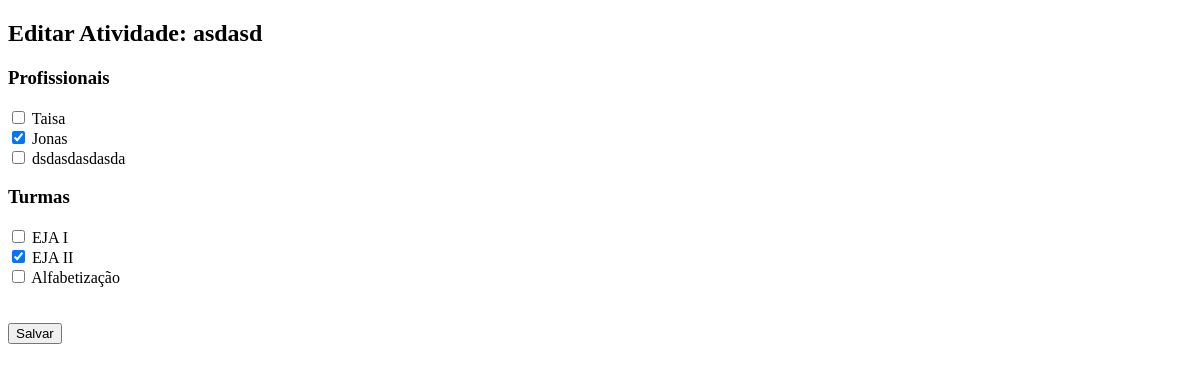
Before: /vinculo/3/editar/ (signed in) with the older database file.
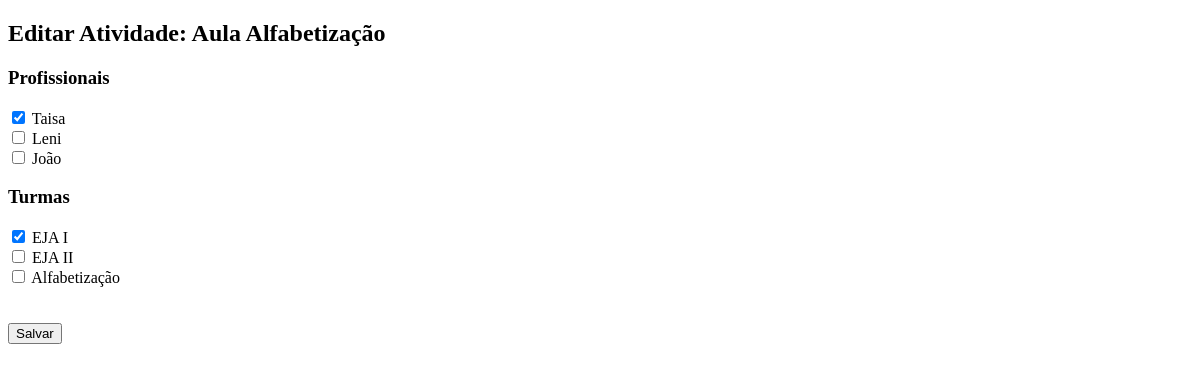
After: the same page with the newer database file.
### autohorario/models.py (models this page shows, shortened)
class Atividade(models.Model):
    id_atividade = models.AutoField(primary_key=True)
    nome = models.CharField(max_length=255, null=False)
    carga_horaria = models.IntegerField()  # Carga Horária
    id_caracteristica = models.ForeignKey(Caracteristica, on_delete=models.PROTECT)
    periodos = models.SmallIntegerField()
    id_profissional = models.ManyToManyField(Profissional)
    id_turma = models.ManyToManyField(Turma)

class Profissional(models.Model):
    id_profissional = models.AutoField(primary_key=True)
    nome = models.CharField(max_length=255, null=False)
    funcao = models.CharField(max_length=255)
    endereco = models.CharField(max_length=255, null=True, blank=True)
    imagem = models.ImageField(null=True, blank=True, upload_to="oi")
    def __str__(self):
        return self.nome

class Turma(models.Model):
    id_turma = models.AutoField(primary_key=True)
    nome = models.CharField(max_length=255, null=False)
    qnt_de_alunos = models.IntegerField()
    def __str__(self):
        return self.nome

### autohorario/views.py (the view)
# urls.py: path("vinculo/<int:id_atividade>/editar/", views.editar_vinculo, name="editar_vinculo"),
@login_required
def editar_vinculo(request, id_atividade):
    atividade = get_object_or_404(Atividade, pk=id_atividade)
    if request.method == "POST":
        form = VinculoForm(request.POST, instance=atividade)
        if form.is_valid():
            form.save()
            return redirect("editar_vinculo", id_atividade=atividade.id_atividade)  # Recarregar página após salvar
    else:
        form = VinculoForm(instance=atividade)
    return render(request, "editar_vinculo.html", {"form": form, "atividade": atividade})

### autohorario/forms.py
class VinculoForm(forms.ModelForm):
    id_profissional = forms.ModelMultipleChoiceField(
        queryset=Profissional.objects.all(),
        widget=forms.CheckboxSelectMultiple,
        required=False
    )
    id_turma = forms.ModelMultipleChoiceField(
        queryset=Turma.objects.all(),
        widget=forms.CheckboxSelectMultiple,
        required=False
    )
    class Meta:
        model = Atividade
        fields = ["id_profissional", "id_turma"]

### autohorario/templates/editar_vinculo.html (shortened to what this page needs)
<!DOCTYPE html>
<html lang="pt">
<head>
</head>
<body>
    <h2>Editar Atividade: {{ atividade.nome }}</h2>
    <form method="post">
        <h3>Profissionais</h3>
        {{ form.id_profissional }}
        <h3>Turmas</h3>
        {{ form.id_turma }}
        <br><br>
        <button type="submit">Salvar</button>
    </form>
</body>
</html>

Changed rows visible on the page:
removed Profissional: id_profissional "☐ ☑ ☐"
no longer on this page (row unchanged): Turma: id_turma "☐ ☑ ☐"
changed Atividade: nome "asdasd" → "Aula Alfabetização"
now on this page (row unchanged): Profissional: id_profissional "☑ ☐ ☐"
now on this page (row unchanged): Turma: id_turma "☑ ☐ ☐"
Other visible differences:
text no longer shown: "Taisa Jonas dsdasdasdasda"
text now shown: "Taisa Leni João"
